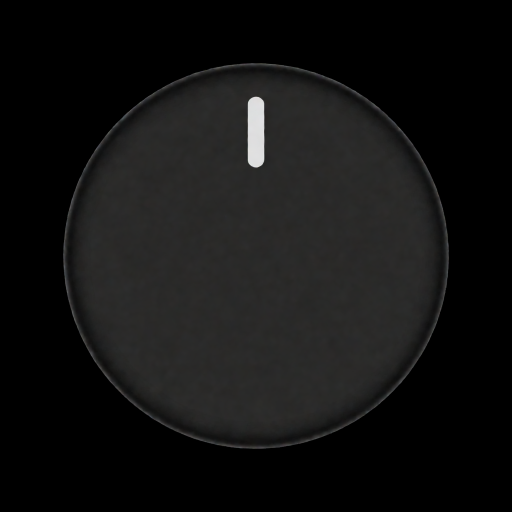
#> input picture resources/knobs/knob.png, 1024 x 1024 px (shown at 1/2 size)
$ python embed_knob_images.py
#> lines starting #> are read from the running program, lines starting #| are printed output that depends on the picture; after the words box and inside, x2 and y2 are one past the last pixel; in counts of white or black regions, pixels touching at a corner belong together
#!/usr/bin/env python3
# SPDX-License-Identifier: MIT
# Copyright (c) 2026 singularity098
"""Regenerates src/ui/KnobImages.cpp from resources/knobs/.

knob.png is the knob drawn pointing up (12 o'clock) on a black background; sheen.png is its lighting layer, a lit
sphere on black. Both are cut out to the knob's circle (found from the pixels brighter than the background) and
embedded as SIZE px 8-bit RGBA PNGs: the knob keeps its colours, the sheen becomes white whose alpha is its
brightness, so drawing it over the knob screens the light on (the UI sets its strength).

A real knob's reflections don't turn with it, so only the pointer does: each knob is split into its body, with the
pointer painted out (filled from the same radius either side; the brushed metal is concentric), drawn unrotated
with its lighting, and the pointer alone (RGBA), which the UI rotates to the value over it. The sheen is drawn over
both, unrotated.

rim.png is the knob with a glowing blue rim (the owner's, 2026-10-28), on black. Each pedal tints the rim its own
colour, so it's split like the LEDs (embed_led_images.py): the neutral part (each pixel's smallest channel) and the
colour part (its largest minus its smallest), which the UI adds tinted. Both are cropped around the rim (found from
the saturated pixels) with RIM_GLOW of its radius around it for the glow: the rim's outer edge is 1 / RIM_GLOW of the
image's half-width, which drawFaceKnob() relies on.

Needs Pillow and NumPy. Run from the repository root after changing the images: python3 tools/embed_knob_images.py
"""
import io
import pathlib

import numpy as np
from PIL import Image, ImageFilter

ROOT = pathlib.Path(__file__).resolve().parent.parent
SOURCE = ROOT / "resources" / "knobs"
OUT = ROOT / "src" / "ui" / "KnobImages.cpp"
RIM_GLOW = 1.08  # the rim knob images' half-width, in rim radii
RIM_GLOW_BOOST = 2.5  # how much blurred rim is added to the rim, as glow
SIZE = 256  # face knobs are at most ~60 logical px across, so this covers 2x scaling with room to spare


def circle_crop(img):
    """Crops to the bounding square of the pixels brighter than the background"""
    lum = np.asarray(img.convert("L"))
    ys, xs = np.nonzero(lum > 6)
    cx, cy = (xs.min() + xs.max()) / 2, (ys.min() + ys.max()) / 2
#> cx = 511.5; cy = 511.5
    r = max(xs.max() - xs.min(), ys.max() - ys.min()) / 2 + 0.5
#> r = 386
    return img.crop((round(cx - r), round(cy - r), round(cx + r), round(cy + r))).resize((SIZE, SIZE), Image.LANCZOS)


def circle_mask():
    """An antialiased disc filling the image"""
    c = (SIZE - 1) / 2
    y, x = np.mgrid[0:SIZE, 0:SIZE]
    d = np.hypot(x - c, y - c)
    return np.clip(SIZE / 2 - 1.0 - d, 0.0, 1.0)


def split_pointer(rgba):
    """Splits a knob (RGBA, pointing up, centred) into its body with the pointer painted out and the pointer alone"""
    c = (SIZE - 1) / 2
    rgb = rgba[..., :3]
    lum = rgb.mean(axis=2)
#> lum: shape (256, 256) float64
    sat = rgb.max(axis=2) - rgb.min(axis=2)
    y, x = np.mgrid[0:SIZE, 0:SIZE]
    # the pointer: the bright, grey pixels in a narrow band above the centre
    core = (np.abs(x - c) < SIZE * 0.05) & (y < c) & (lum > 140) & (sat < 40)
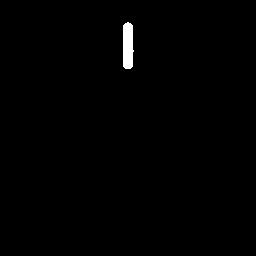
#> core: shape (256, 256) bool; 0.69% white; 1 white region, box (x1, y1, x2, y2) and area: (123, 22, 134, 69) 452
    ys, xs = np.nonzero(core)
#> ys = 452 values from 22 to 68; xs = 452 values, max 133 at index 276, min 123 at index 16, mean 127.5
    pad = SIZE * 0.008
    x0, x1, y0, y1 = xs.min() - pad, xs.max() + pad, ys.min() - pad, ys.max() + pad
#> x0 = 121; x1 = 135; y0 = 19.95; y1 = 70.05
    # a soft-edged rounded box around it
    dx = np.maximum(np.maximum(x0 - x, x - x1), 0.0)
    dy = np.maximum(np.maximum(y0 - y, y - y1), 0.0)
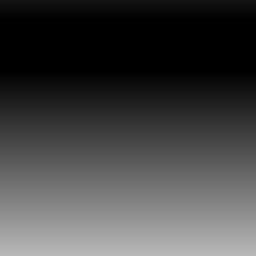
#> dy: shape (256, 256) float64; min 0, max 185, mean 68
    alpha = np.clip(1.0 - np.hypot(dx, dy) / (SIZE * 0.01), 0.0, 1.0)
    # the body there: the same radius either side of it, averaged, so the light around the knob carries on across it
    img = Image.fromarray(np.round(rgba).astype(np.uint8), "RGBA")
    turned = np.mean([np.asarray(img.rotate(a, Image.BICUBIC))[..., :3].astype(np.float64) for a in (-18, 18, -30, 30)],
                     axis=0)
    body = rgba.copy()
    body[..., :3] = rgb * (1 - alpha[..., None]) + turned * alpha[..., None]
#> body: shape (256, 256, 4) float64; mean of channels 0, 1, 2, 3 31.2, 31, 30.4, 195.6
    pointer_alpha = np.minimum(alpha, rgba[..., 3] / 255)
    pointer = np.dstack([rgb * (pointer_alpha > 0)[..., None], pointer_alpha * 255])
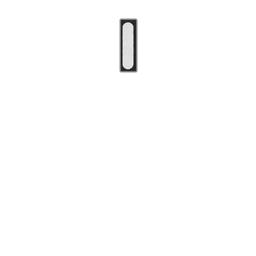
#> pointer: shape (256, 256, 4) float64; mean of channels 0, 1, 2, 3 2, 2, 2, 3.4; transparent parts drawn white
    return body, pointer


mask = circle_mask()
knob = np.asarray(circle_crop(Image.open(SOURCE / "knob.png").convert("RGB"))).astype(np.float64)
knob = np.dstack([knob, mask * 255])
knob, knob_pointer = split_pointer(knob)
sheen = np.asarray(circle_crop(Image.open(SOURCE / "sheen.png").convert("L"))).astype(np.float64)
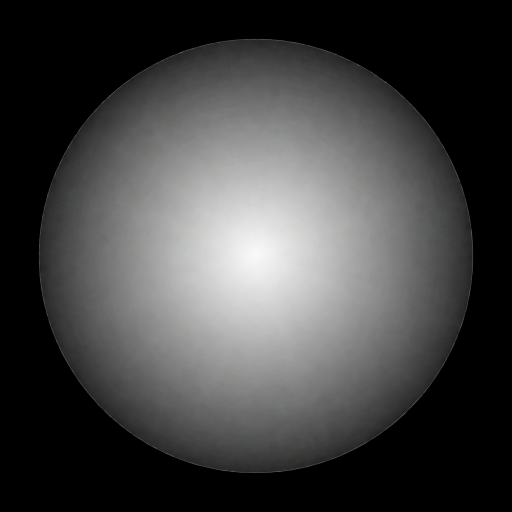
#> input picture resources/knobs/sheen.png, 1024 x 1024 px (shown at 1/2 size)
#> in circle_crop (call 2), `cx, cy = (xs.min() + xs.max()) / 2, (ys.min() + ys.max()) / 2`: cy = 511
#> in circle_crop (call 2), `r = max(xs.max() - xs.min(), ys.max() - ys.min()) / 2 + 0.5`: r = 435
#> in circle_crop (call 2), `return img.crop((round(cx - r), round(cy - r), round(cx + r), round(cy..`:
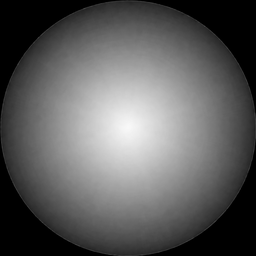
#> returned value: PIL image 256x256 L; min 0, max 248, mean 92.7
sheen = np.dstack([np.full((SIZE, SIZE, 3), 255.0), sheen * mask])
#> sheen: shape (256, 256, 4) float64


def rim_layers():
    """The rim knob's neutral part (RGBA, cut out at the rim) and its colour part (grey, glow included)"""
    rgb = np.asarray(Image.open(SOURCE / "rim.png").convert("RGB")).astype(np.float64)
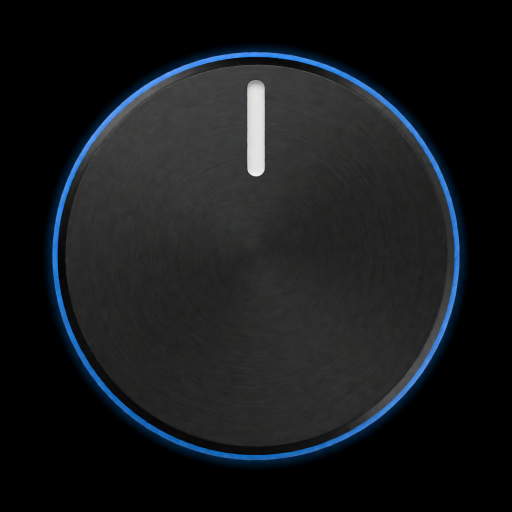
#> input picture resources/knobs/rim.png, 1024 x 1024 px (shown at 1/2 size)
    ys, xs = np.nonzero(rgb.max(axis=2) - rgb.min(axis=2) > 60)
    cx, cy = (xs.min() + xs.max()) / 2, (ys.min() + ys.max()) / 2
#> cx = 511; cy = 511.5
    half = max(xs.max() - xs.min(), ys.max() - ys.min()) / 2 * RIM_GLOW
#> half = 442.3
    box = (round(cx - half), round(cy - half), round(cx + half), round(cy + half))
#> box = (69, 69, 953, 954)
    img = np.asarray(Image.fromarray(rgb.astype(np.uint8)).crop(box).resize((SIZE, SIZE), Image.LANCZOS))
#> img: shape (256, 256, 3)
    img = img.astype(np.float64)
    c = (SIZE - 1) / 2
    y, x = np.mgrid[0:SIZE, 0:SIZE]
    d = np.hypot(x - c, y - c)
    disc = np.clip(SIZE / 2 / RIM_GLOW - d, 0.0, 1.0)  # antialiased, out to the rim's outer edge
    fade = np.clip((SIZE / 2 - 1.0 - d) / 4.0, 0.0, 1.0)  # the glow, faded out before the square's edge
    lo = img.min(axis=2)
    colour = np.clip(img.max(axis=2) - lo - 4.0, 0.0, 255.0)  # no colour noise on the brushed metal
    # a stronger glow, so the rim still reads on a knob a few pixels across
    glow = np.asarray(Image.fromarray(colour.astype(np.uint8)).filter(ImageFilter.GaussianBlur(SIZE / 80)))
    colour = np.clip(colour + glow.astype(np.float64) * RIM_GLOW_BOOST, 0.0, 255.0) * fade
    neutral = np.dstack([np.repeat(lo[..., None], 3, axis=2), disc * 255])
    return neutral, colour


rim, rim_colour = rim_layers()
rim, rim_pointer = split_pointer(rim)
#> in split_pointer (call 2), `sat = rgb.max(axis=2) - rgb.min(axis=2)`: sat: shape (256, 256) float64; every value is 0
#> in split_pointer (call 2), `core = (np.abs(x - c) < SIZE * 0.05) & (y < c) & (lum > 140) & (sat < ..`: core: shape (256, 256) bool; 0.81% white; 1 white region, box (x1, y1, x2, y2) and area: (123, 27, 133, 82) 534
#> in split_pointer (call 2), `ys, xs = np.nonzero(core)`: ys = 534 values from 27 to 81; xs = 534 values, max 132 at index 22, min 123 at index 23, mean 127.5
#> in split_pointer (call 2), `x0, x1, y0, y1 = xs.min() - pad, xs.max() + pad, ys.min() - pad, ys.ma..`: x1 = 134; y0 = 24.95; y1 = 83.05
#> in split_pointer (call 2), `body[..., :3] = rgb * (1 - alpha[..., None]) + turned * alpha[..., None]`:
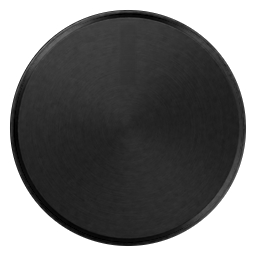
#> body: shape (256, 256, 4) float64; mean of channels 0, 1, 2, 3 28.9, 28.9, 28.9, 170.3; transparent parts drawn white

lines = [
    "// SPDX-License-Identifier: MIT",
    "// Copyright (c) 2026 singularity098",
    "",
    "// Generated by tools/embed_knob_images.py from resources/knobs/ - do not edit by hand.",
    "",
    '#include "KnobImages.hpp"',
    "",
    "namespace xythos {",
    "",
    "namespace {",
    "",
]
for name, pixels, mode in (("kKnobPng", knob, "RGBA"), ("kKnobPointerPng", knob_pointer, "RGBA"),
                           ("kSheenPng", sheen, "RGBA"), ("kRimPng", rim, "RGBA"), ("kRimPointerPng", rim_pointer, "RGBA"),
                           ("kRimColourPng", rim_colour, "L")):
    buf = io.BytesIO()
    Image.fromarray(np.round(pixels).astype(np.uint8), mode).save(buf, "PNG", optimize=True)
    data = buf.getvalue()
    lines.append("const unsigned char %s[] = {" % name)
    for i in range(0, len(data), 20):
        lines.append("    " + ", ".join(str(b) for b in data[i:i + 20]) + ",")
    lines += ["};", ""]
    print("%s: %dx%d, %d bytes" % (name, SIZE, SIZE, len(data)))
#> this loop made 6 passes
#> (name, mode) on passes 1 to 6: ('kKnobPng', 'RGBA'), ('kKnobPointerPng', 'RGBA'), ('kSheenPng', 'RGBA'), ('kRimPng', 'RGBA'), ('kRimPointerPng', 'RGBA'), ('kRimColourPng', 'L')
#| kKnobPng: 256x256, 50163 bytes
#| kKnobPointerPng: 256x256, 2445 bytes
#| kSheenPng: 256x256, 23529 bytes
#| kRimPng: 256x256, 33972 bytes
#| kRimPointerPng: 256x256, 2081 bytes
#| kRimColourPng: 256x256, 11007 bytes
#> after the loop, lines = 6193 items

lines += [
    "} // namespace",
    "",
    "BuiltinImage knobImage() { return { kKnobPng, sizeof(kKnobPng) }; }",
    "",
    "BuiltinImage knobPointerImage() { return { kKnobPointerPng, sizeof(kKnobPointerPng) }; }",
    "",
    "BuiltinImage knobSheenImage() { return { kSheenPng, sizeof(kSheenPng) }; }",
    "",
    "BuiltinImage rimKnobImage() { return { kRimPng, sizeof(kRimPng) }; }",
    "",
    "BuiltinImage rimKnobPointerImage() { return { kRimPointerPng, sizeof(kRimPointerPng) }; }",
    "",
    "BuiltinImage rimKnobColourImage() { return { kRimColourPng, sizeof(kRimColourPng) }; }",
    "",
    "} // namespace xythos",
    "",
]
OUT.write_text("\n".join(lines))
